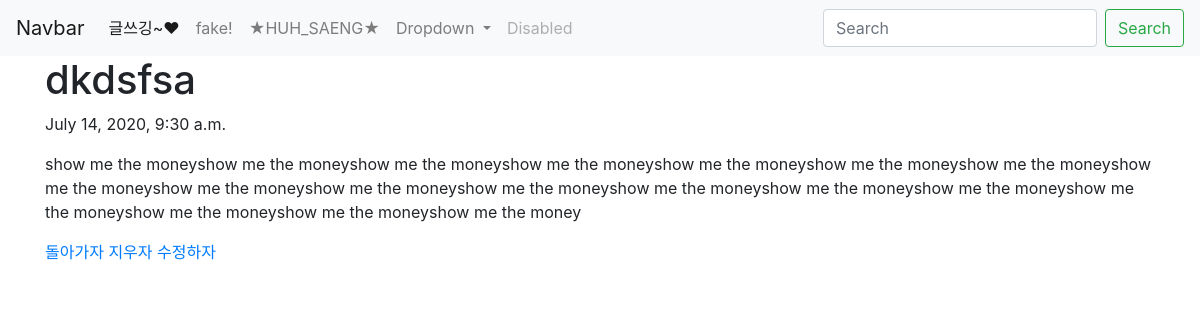
The app's page /blog/4/ with its own data.
### blog/models.py (models this page shows, shortened)
class Blog(models.Model):
    title = models.CharField(max_length = 200)
    pub_date = models.DateTimeField('date published')
    body = models.TextField()

### blog/views.py (the view)
# urls.py: path('<int:blog_id>/',views.detail,name = 'detail'),
def detail(request,blog_id):
    blog_detail = get_object_or_404(Blog, pk=blog_id)
    return render(request,'detail.html', {'blog' : blog_detail})

### blog/templates/detail.html
{% extends 'base.html' %}
{% block content %}
<h1>{{blog.title}}</h1>
<p>{{blog.pub_date}}</p>
<p>{{blog.body}}</p>
<a href="{% url 'blog' %}">돌아가자</a>
<a href="{% url 'delete' blog.id %}">지우자</a>
<a href="{% url 'update' blog.id %}">수정하자</a>
{% endblock %}

### records on screen
Blog: title "dkdsfsa", pub_date "July 14, 2020, 9:30 a.m.", body "show me the moneyshow me the moneyshow me the moneyshow me the moneyshow me the moneyshow me the moneyshow me the moneyshow me the moneyshow me the moneyshow me the moneyshow me the moneyshow me the moneyshow me the moneyshow me the moneyshow me the moneyshow me the moneyshow me the moneyshow me the money"
